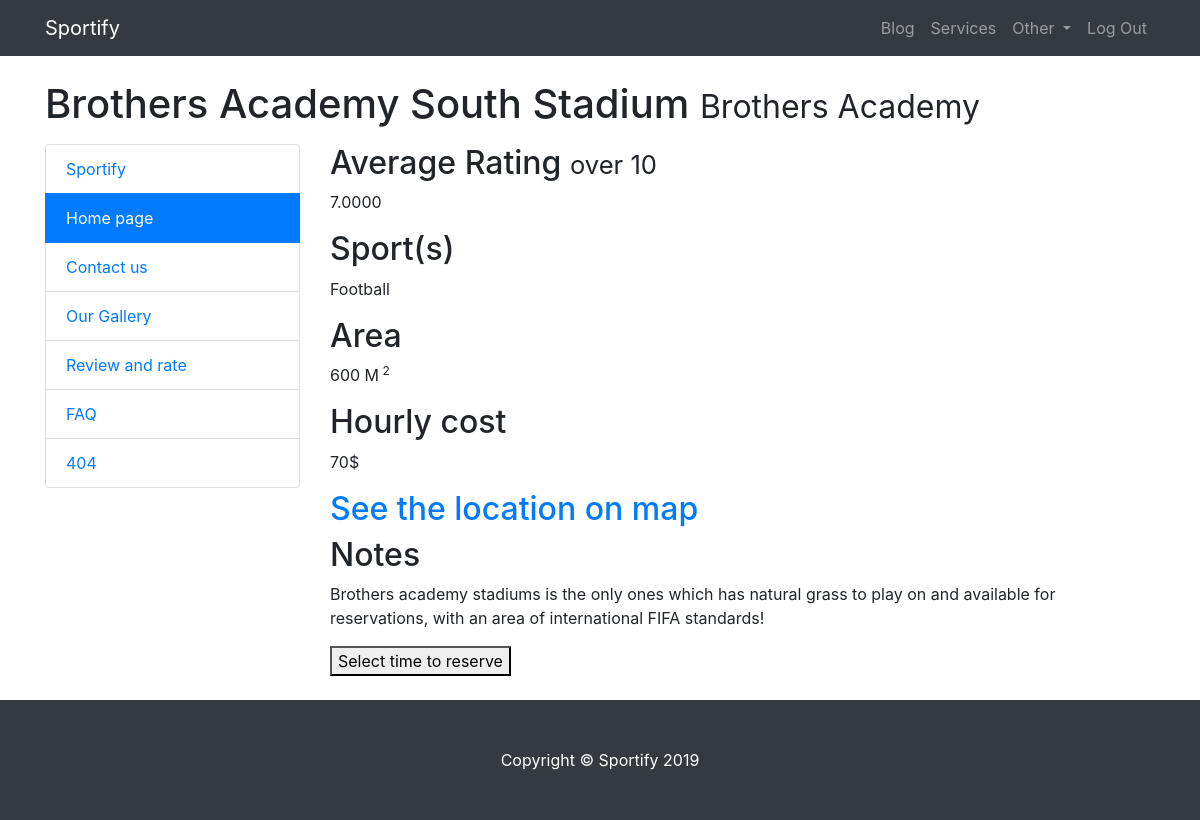
Page /sidebarpg.php?id=49 on the committed database.
### tables this page shows
CREATE TABLE `activity` (
  `id` int(11) NOT NULL,
  `scid` int(11) NOT NULL,
  `adminid` int(11) NOT NULL,
  `name` varchar(50) NOT NULL,
  `area` int(11) NOT NULL,
  `type` varchar(50) NOT NULL,
  `MonthSub` int(11) NOT NULL,
  `hrcost` int(11) NOT NULL,
  `sport` varchar(50) NOT NULL,
  `notes` text NOT NULL,
  `longitude` float NOT NULL,
  `latitude` float NOT NULL,
  `phone` varchar(15) NOT NULL,
  `opentime` time NOT NULL,
  `closetime` time NOT NULL,
  `email` text NOT NULL,
  `city` varchar(10) NOT NULL
);

CREATE TABLE `sc` (
  `id` int(11) NOT NULL,
  `name` varchar(50) NOT NULL
);

### getall.php (called while the page is built, shortened)
<?php
$id = $_GET['id'];
$con=mysqli_connect("localhost","root","","sportify");
	$sq = "select * from activity where id = $id";
	$r = mysqli_query($con, $sq);
	if(mysqli_num_rows($r)== 1){
		$row = mysqli_fetch_array($r);
		$area = $row['area'];
		$hr = $row['hrcost'];
		$sport = $row['sport'];
		$notes = $row['notes'];
		$avgquery = "SELECT activity.id, revsub.cid, AVG(review.rate) AS average FROM activity INNER join revsub on activity.id = revsub.actid INNER JOIN review on review.id = revsub.rid where activity.id = $id";
		$avgresult = mysqli_query($con, $avgquery);
		$ro = mysqli_fetch_array($avgresult);
		$namequery = "select activity.name, sc.name from activity inner join sc on activity.scid = sc.id where activity.id = $id";
		$namesexec = mysqli_query($con, $namequery);
		$roname = mysqli_fetch_array($namesexec);
		$clubname = $roname[0];
		$activityname = $roname[1];
	}
?>

### sidebarpg.php (the view, shortened to what this page needs)
<!DOCTYPE html>
<?php
	require("getall.php");
?>
<html lang="en">
<head>
  <link href="vendor/bootstrap/css/bootstrap.min.css" rel="stylesheet">
  <link href="css/modern-business.css" rel="stylesheet">
</head>
<body>
  <nav class="navbar fixed-top navbar-expand-lg navbar-dark bg-dark fixed-top">
    <div class="container">
      <a class="navbar-brand" href="index.php">Sportify</a>
      <div class="collapse navbar-collapse" id="navbarResponsive">
        <ul class="navbar-nav ml-auto">
		<li class="nav-item">
            <a class="nav-link" href="blog.php">Blog</a>
          </li>
          <li class="nav-item">
            <a class="nav-link" href="services.html">Services</a>
          </li>
          <li class="nav-item dropdown">
            <a class="nav-link dropdown-toggle" href="#" id="navbarDropdownBlog" data-toggle="dropdown" aria-haspopup="true" aria-expanded="false">
              Other
            </a>
          </li>
		<li class="nav-item">
            <a class="nav-link" href="logout.php">Log Out</a>
          </li>
		</ul>
      </div>
    </div>
  </nav>
  <div class="container">
    <h1 class="mt-4 mb-3"> <?php echo $clubname ?>
      <small> <?php echo $activityname ?> </small>
    </h1>
    <div class="row">
      <div class="col-lg-3 mb-4">
        <div class="list-group">
          <a href="home.php" class="list-group-item">Sportify</a>
          <a href="sidebar.html" class="list-group-item active">Home page</a>
          <a href="contact.php?id=<?php echo $_GET['id'] ?>" class="list-group-item">Contact us</a>
		  <a href="portfolio-1-col.php?id=<?php echo $_GET['id'] ?>" class="list-group-item">Our Gallery</a>
          <a href="reviews.php?id=<?php echo $_GET['id'] ?>" class="list-group-item">Review and rate</a>
          <a href="faq.php?id=<?php echo $id; ?>" class="list-group-item">FAQ</a>
          <a href="404.php?id=<?php echo  $id; ?>" class="list-group-item">404</a>
        </div>
      </div>
      <div class="col-lg-9 mb-4">
        <h2>Average Rating <small> over 10 </small> </h2>
        <p> <?php echo $ro['average'];?> </p>
		<h2>Sport(s)</h2>
        <p> <?php echo $sport; ?> </p>
		<h2>Area</h2>
        <p> <?php echo $area; ?> M<sup> 2 </p>
		<h2>Hourly cost</h2>
        <p> <?php echo $hr; ?>$ </p>
		<h2> <a href="contact.php?id=<?php echo $id;?>"> See the location on map </a></h2>
		<h2>Notes</h2>
        <p> <?php echo $notes; ?> </p>
      <form method="post" action="<?php echo $_SERVER['PHP_SELF']."?id=$id"; ?>">
	  <button name="selec" type="submit">Select time to reserve</button>
	  </form>
	  </div>
    </div>
  </div>
  <footer class="py-5 bg-dark">
    <div class="container">
      <p class="m-0 text-center text-white">Copyright &copy; Sportify 2019</p>
    </div>
  </footer>
</body>
</html>

### css/modern-business.css (style rules this page uses)
body { padding-top: 56px; }
body { background-color: #FFFFFF; }

### rows in the picture
activity: name "Brothers Academy South Stadium", scid.name "Brothers Academy", sport "Football", area "600", hrcost "70", notes "Brothers academy stadiums is the only ones which has natural grass to play on and available for reservations, with an area of international FIFA standards!"

### other values in the picture
$ro['average'] "7.0000"
